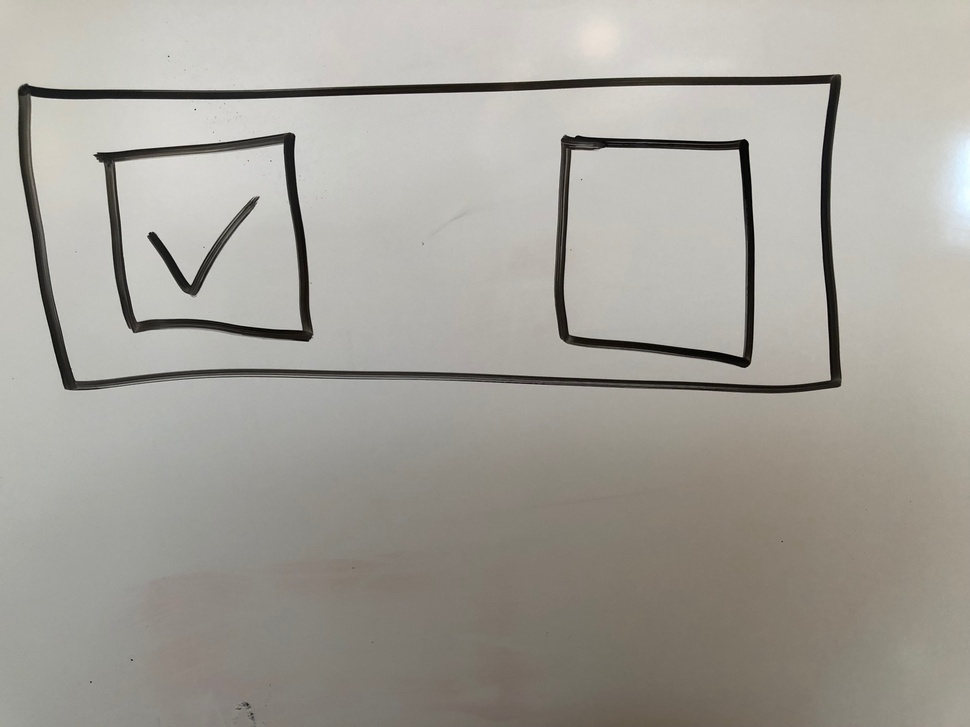
#> input picture IMG-3077.jpg, 970 x 727 px, shrunk from 4032 x 3024 before the run
$ jupyter execute --allow-errors HTMLDetector-Copy2.ipynb
#> lines starting #> are read from the running program, lines starting #| are printed output that depends on the picture; after the words box and inside, x2 and y2 are one past the last pixel; in counts of white or black regions, pixels touching at a corner belong together
[cell 1]
import cv2
import numpy as np
from PIL import Image, ImageOps, ImageDraw
from scipy.ndimage import morphology, label
from keras import Sequential
from keras.layers.convolutional import Conv2D, MaxPooling2D
from keras.layers import Flatten, Dense
import os
from keras.preprocessing import image
from sklearn.model_selection import train_test_split
from keras.utils import to_categorical
from keras.models import model_from_json
import sys
import numpy
from PIL import Image, ImageOps, ImageDraw
from scipy.ndimage import morphology, label

[cell 2]
path = 'IMG-3077.jpg' #can modify
img1234 = cv2.imread(path)
#> img1234 is the input picture: shape (727, 970, 3); mean B, G, R 154, 161, 164
cv2_im = cv2.cvtColor(img1234,cv2.COLOR_BGR2RGB)
pil_im = Image.fromarray(cv2_im)

[cell 3]
def boxes(orig):
    img = ImageOps.grayscale(orig)
    im = numpy.array(img)

    # Inner morphological gradient.
    im = morphology.grey_dilation(im, (3, 3)) - im
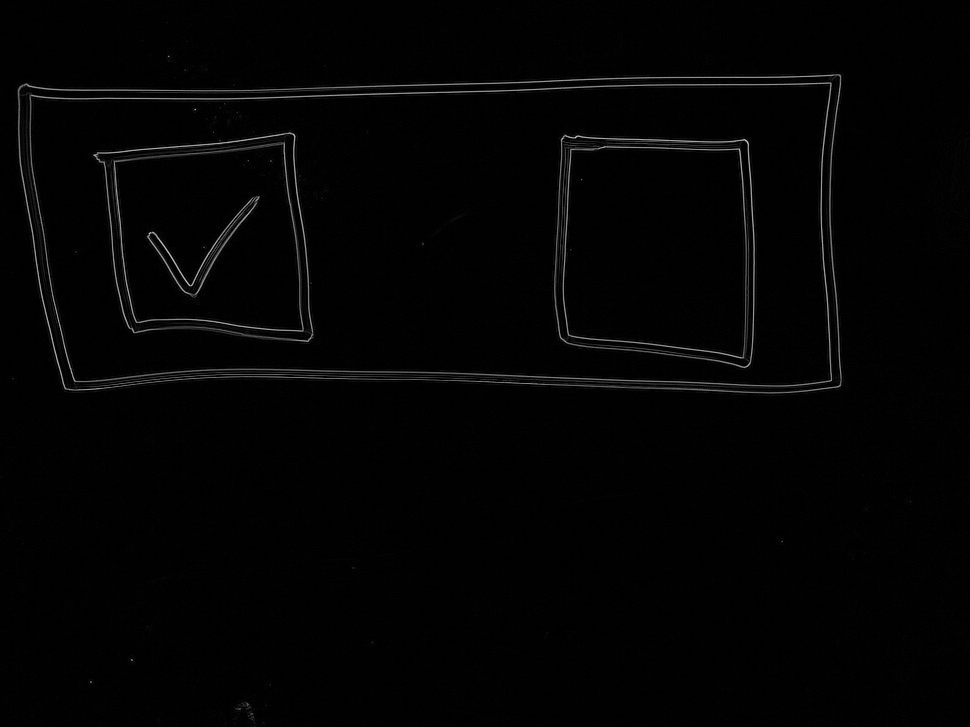
#> im: shape (727, 970); min 0, max 200, mean 3.4

    # Binarize.
    mean, std = im.mean(), im.std()
#> mean = 3.4; std = 14.3
    t = mean + std
#> t = 17.7
    im[im < t] = 0
    im[im >= t] = 1
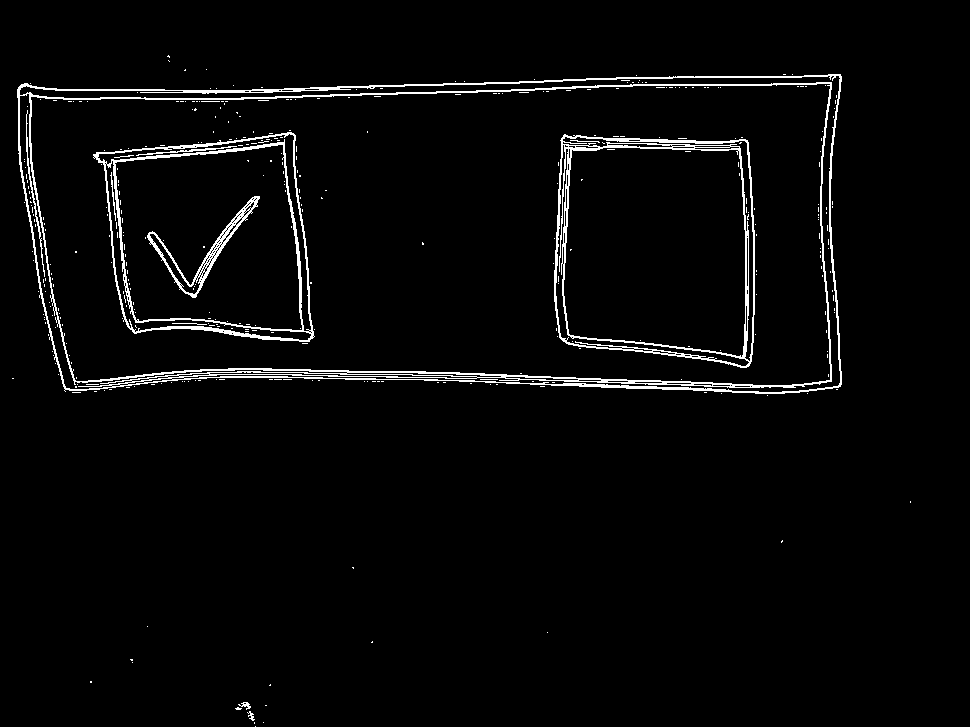
#> im: shape (727, 970); values 0 (black) and 1 (white), 3.1% white in thin lines or dots, all inside (x1, y1, x2, y2) = (12, 55, 911, 727)

    # Connected components.
    lbl, numcc = label(im)
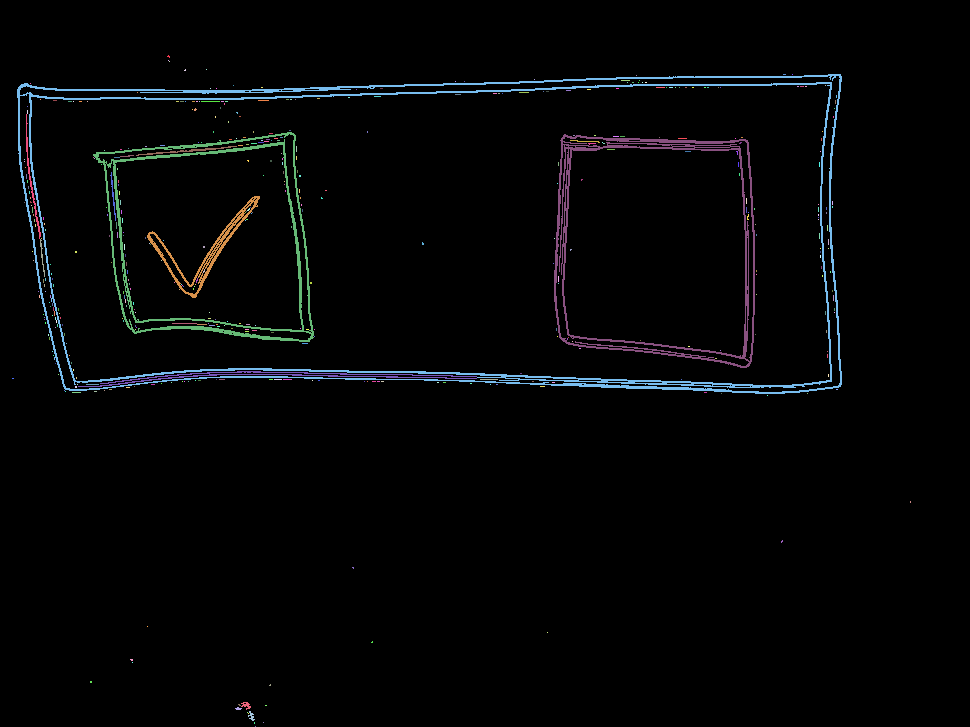
#> lbl: shape (727, 970) int32; 443 distinct labels, from 0 to 442; one colour per label, 0 black
#> numcc = 442
    # Size threshold.
    min_size = 200 # pixels
    box = []
    print("Number of connected components is: " + str(numcc))
#| Number of connected components is: 442
    for i in range(1, numcc + 1):
        py, px = numpy.nonzero(lbl == i)
        if len(py) < min_size:
            im[lbl == i] = 0
            continue

        xmin, xmax, ymin, ymax = px.min(), px.max(), py.min(), py.max()
        # Four corners and centroid.
        box.append([
            [(xmin, ymin), (xmax, ymin), (xmax, ymax), (xmin, ymax)],
            (numpy.mean(px), numpy.mean(py))])
#> this loop made 442 passes
#> (py, px) on passes 1 to 3: ([55, 56, 56, 56, 57], [168, 167, 168, 169, 169]), ([60], [168]), ([61], [169])
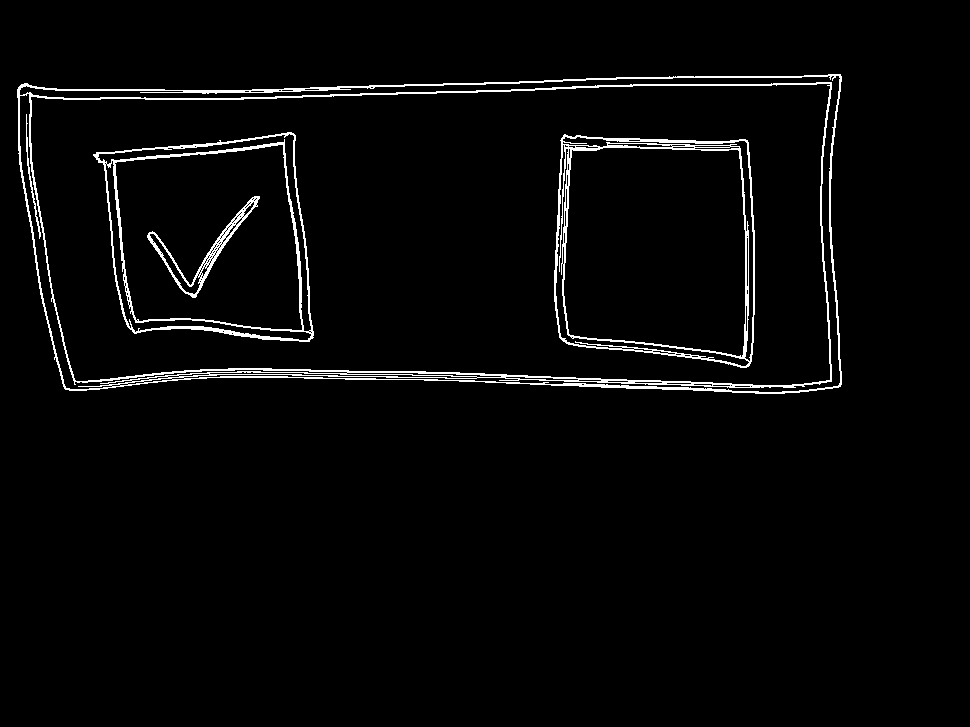
#> im: shape (727, 970); values 0 (black) and 1 (white), 2.9% white in thin lines or dots, all inside (x1, y1, x2, y2) = (17, 74, 842, 394)
#> after the loop, box = 6 items

    print("finished running boxes!")
    return im.astype(numpy.uint8) * 255, box

orig = pil_im
im, box = boxes(orig)
#> box = 6 items


# Boxes found.
def dist(t1, t2):
    return np.sqrt((t1[0] - t2[0])**2 + (t1[1] - t2[1])**2)
# Draw perfect rectangles and the component centroid.
img = Image.fromarray(im)
visual = img.convert('RGB')
draw = ImageDraw.Draw(visual)
box1 = []
counter = 1
for b,centroid in box:
    for b1, centroid1 in box[counter:]:
        if dist(b[0], b1[0]) < 50 and (abs((b[1][0] - b[0][0]) - (b1[1][0] - b1[0][0])) < 50) and (abs((b[2][1] - b[0][1]) - (b1[2][1] - b1[0][1])) < 50):
            if (b[1][0] - b[0][0]) < (b1[1][0] - b1[0][0]):
                smaller = b
                smallercent = centroid
            else:
                smaller = b1
                smallercent = centroid1
            box1.append([smaller, smallercent])
    counter+=1
#> this loop made 6 passes
#> (b, centroid) on passes 1 to 6: ([(17, 74), (841, 74), (841, 393), (17, 393)], (447.9, 233.1)), ([(26, 114), (40, 114), (40, 238), (26, 238)], (31.25, 180.9)), ([(93, 132), (313, 132), (313, 341), (93, 341)], (209.8, 237.8)), ([(554, 134), (754, 134), (754, 367), (554, 367)], (651.1, 238.6)), ([(147, 196), (259, 196), (259, 297), (147, 297)], (205.6, 248.4)), ([(78, 371), (476, 371), (476, 386), (78, 386)], (276.4, 375.9))
#> after the loop, box1 = []; counter = 7
print(box1)
for x in box1:
    try:
        box.remove(x)
    except:
        continue
#> this loop made 0 passes
print(box)
#> (printed output is left out)
for b, centroid in box:
    draw.line(b + [b[0]], fill='yellow')
    cx, cy = centroid
    draw.ellipse((cx - 2, cy - 2, cx + 2, cy + 2), fill='red')
#> this loop made 6 passes
#visual.save(sys.argv[3])
opencvImage = cv2.cvtColor(numpy.array(visual), cv2.COLOR_RGB2BGR)
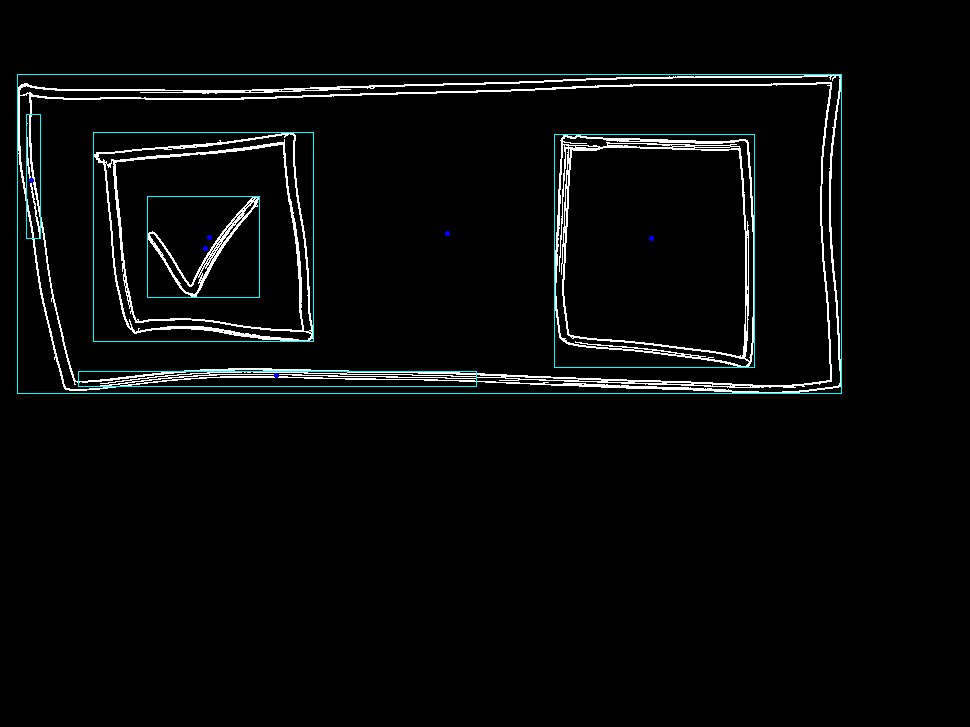
#> opencvImage: shape (727, 970, 3); mean R, G, B 7.1, 9.1, 9.2
cv2.imwrite('testBoxes.png', opencvImage)
#> Out = True

[cell 4]
class Box():
    def __init__(self, img):
        self.img = img
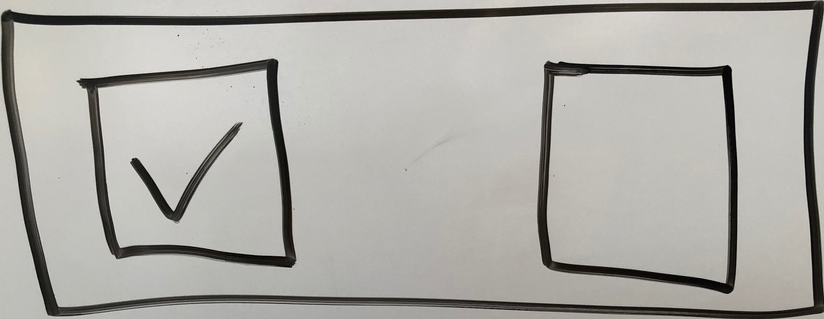
#> self.img: shape (319, 824, 3); mean of channels 0, 1, 2 165.7, 170.8, 172.2; drawn as B, G, R
        self.children = []
box.sort(reverse=True, key= lambda x: abs(x[0][0][0] - x[0][1][0]) * abs(x[0][0][1] - x[0][2][1]))

boxes = Box(img1234[box[0][0][0][1]: box[0][0][2][1], box[0][0][0][0]:box[0][0][1][0]])
counter1 = 1
for b,centroid in box[1:]:
    boxes.children.append(Box(img1234[b[0][1]: b[2][1], b[0][0]:b[1][0]]))
#> this loop made 5 passes
#> pass 1, in __init__ (call 2), `self.img = img`:
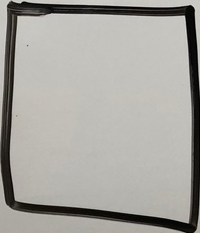
#> self.img: shape (233, 200, 3); mean of channels 0, 1, 2 158.5, 163.7, 165.5; drawn as B, G, R
#> pass 2, in __init__ (call 3), `self.img = img`:
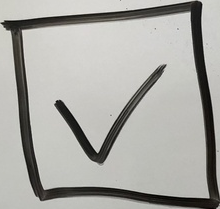
#> self.img: shape (209, 220, 3); mean of channels 0, 1, 2 164.1, 168.7, 169.3; drawn as B, G, R
#> pass 3, in __init__ (call 4), `self.img = img`:
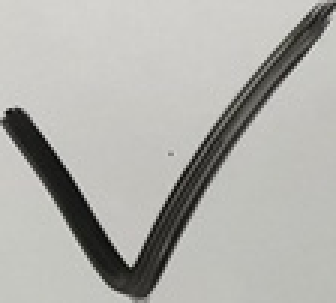
#> self.img: shape (101, 112, 3) (shown 3 times larger); mean of channels 0, 1, 2 171.4, 176, 176.3; drawn as B, G, R
#> after the loop, boxes.children = 5 items
#cv2.imwrite('testBoxLarge.png', boxes.img)

#> (a cell that did not finish here is left out)

[cell 6]
from keras.preprocessing import image
def box_converter(box):
    if box == None:
        return
    if len(box.children) == 0:
        box.img = cv2.resize(box.img, (64, 64))
        test_image = image.img_to_array(box.img)
        test_image = np.expand_dims(test_image, axis = 0)
        result = loaded_model.predict(test_image)
        #training_set.class_indices
        if result[0][0] == 1:
            prediction = '<div/>'
        else:
            prediction = '<checkbox/>'
        return prediction
    elif len(box.children) > 0:
        header = '<div/>\n\t'
        chil = [box_converter(i) for i in box.children]
#> in box_converter (call 2), `box.img = cv2.resize(box.img, (64, 64))`:
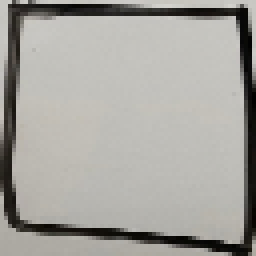
#> box.img: shape (64, 64, 3) (shown 4 times larger); mean of channels 0, 1, 2 158.5, 163.7, 165.4; drawn as B, G, R
        footer = '\n</div>'
        toReturn = ''
        for i in chil:
            toReturn+=i+'\n\t'
        return header + toReturn+footer

[cell 7]
print(box_converter(boxes))
#> (the call stopped at in box_converter, `test_image = image.img_to_array(box.img)`: keras is not available in this run)

$ run again, with IMG-3075.JPG copied over IMG-3077.jpg
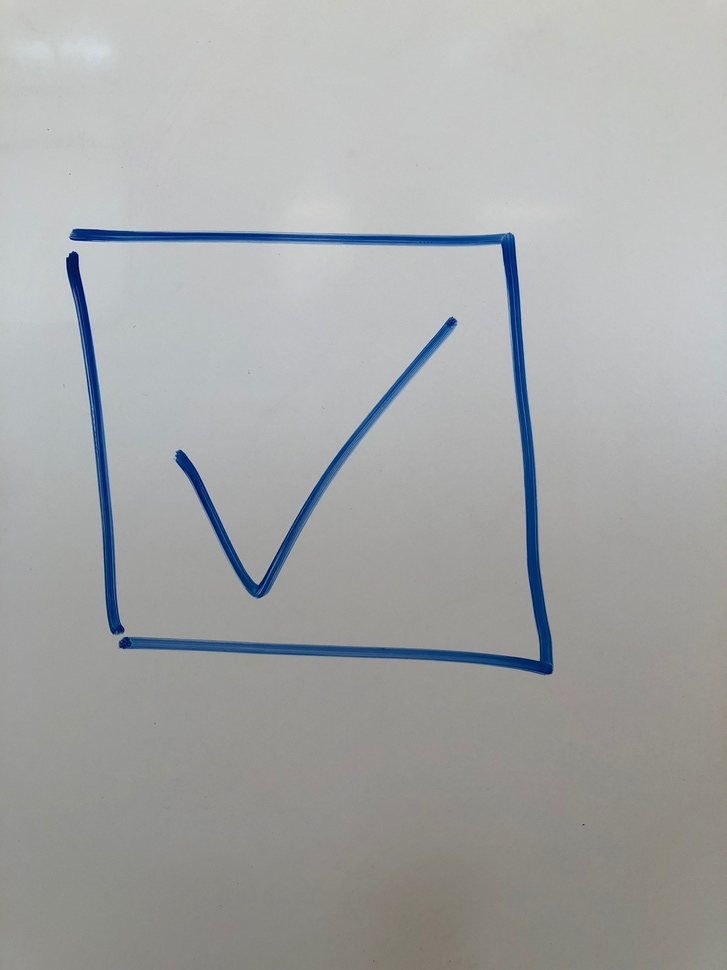
#> input picture IMG-3075.JPG, 727 x 970 px, shrunk from 3024 x 4032 before the run
#> img1234 is the input picture: shape (970, 727, 3); mean B, G, R 166.9, 166.7, 165
#> mean = 2.13; std = 8.44
#> t = 10.57
#> lbl: shape (970, 727) int32; 419 distinct labels, from 0 to 418
#> numcc = 418
#| Number of connected components is: 418
#> the loop in boxes, `for i in range(1, numcc + 1):` made 418 passes
#> (py, px) on passes 1 to 3: ([41, 42], [197, 197]), ([41, 41], [209, 210]), ([129, 129, 130], [47, 48, 48])
#> after the loop in boxes, `for i in range(1, numcc + 1):`:
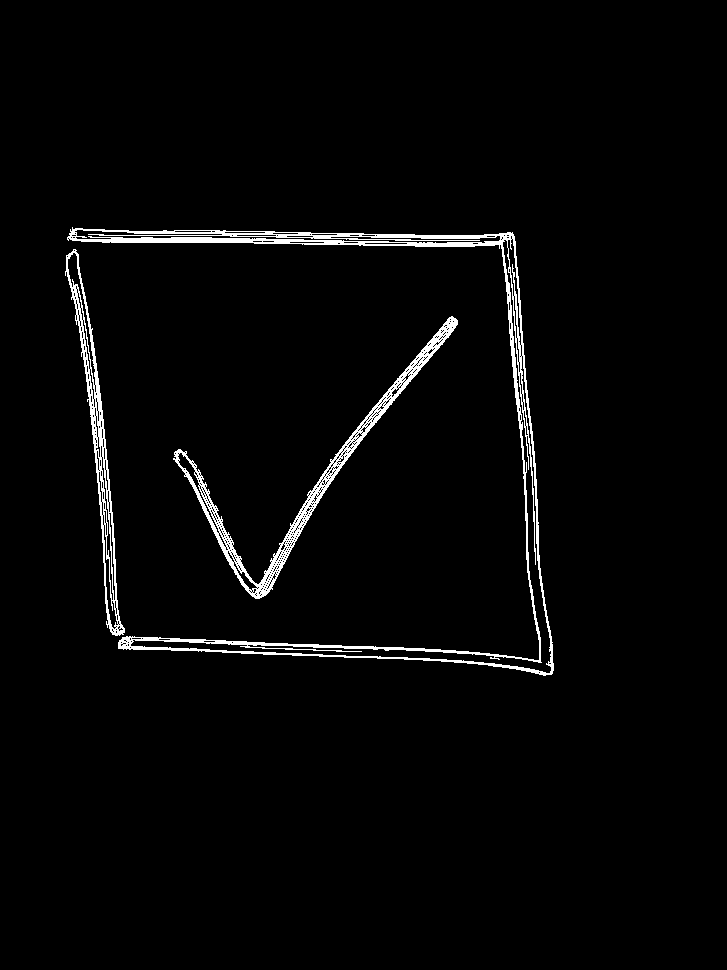
#> im: shape (970, 727); values 0 (black) and 1 (white), 2.5% white; 3 white regions, box (x1, y1, x2, y2) and area: (67, 227, 554, 676) 9624, (173, 316, 458, 599) 4809, (65, 249, 125, 636) 3186
#> after the loop in boxes, `for i in range(1, numcc + 1):`: box = 4 items
#> the loop `for b,centroid in box:` made 4 passes
#> (b, centroid) on passes 1 to 4: ([(67, 227), (553, 227), (553, 675), (67, 675)], (358, 413.8)), ([(507, 248), (535, 248), (535, 564), (507, 564)], (521.4, 383.5)), ([(65, 249), (124, 249), (124, 635), (65, 635)], (96.92, 441.5)), ([(173, 316), (457, 316), (457, 598), (173, 598)], (310.3, 474.2))
#> after the loop `for b,centroid in box:`: box1 = []; counter = 5
#> (printed output is left out)
#> the loop `for b, centroid in box:` made 4 passes
#> Out = True
#> the loop `for b,centroid in box[1:]:` made 3 passes
#> after the loop `for b,centroid in box[1:]:`: boxes.children = 3 items
#> in box_converter (call 2), `box.img = cv2.resize(box.img, (64, 64))`:
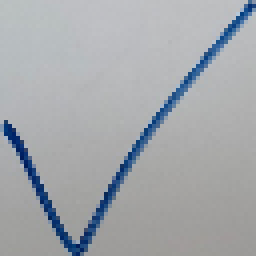
#> box.img: shape (64, 64, 3) (shown 4 times larger); mean of channels 0, 1, 2 172.3, 168.1, 164.5; drawn as B, G, R
